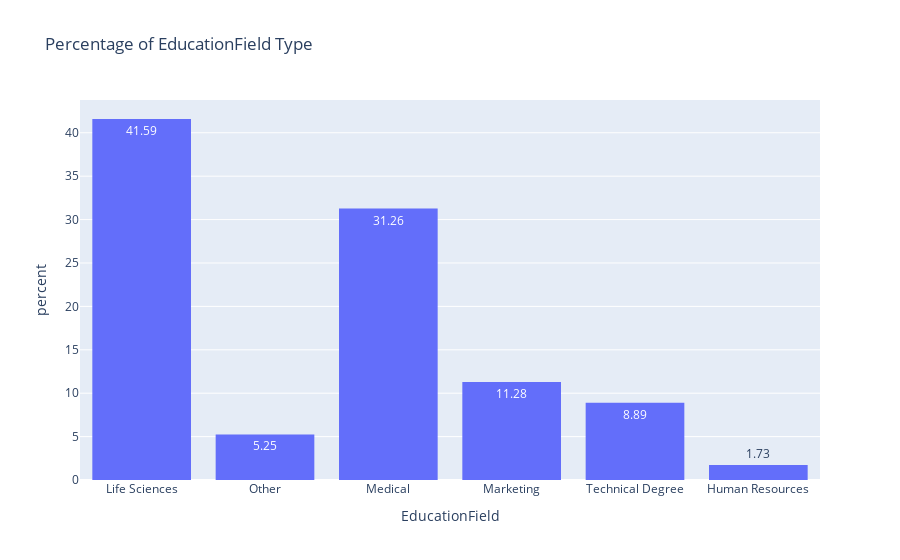

Here is the notebook cell this chart was saved with:
### Code cell
px.histogram(df,x="EducationField",histnorm="percent",text_auto=".2f", title = "Percentage of EducationField Type")

### Figure 1 — Plotly figure (JSON) as saved in the notebook; plotly's stock layout.template omitted (floating-point values rounded to 4 significant figures; data arrays with more than 128 entries replaced by an {"elided": "..."} marker saying what was removed)
{"data": [{"alignmentgroup": "True", "bingroup": "x", "histnorm": "percent", "hovertemplate": "EducationField=%{x}<br>percent=%{y}<extra></extra>", "legendgroup": "", "marker": {"color": "#636efa", "pattern": {"shape": ""}}, "name": "", "offsetgroup": "", "orientation": "v", "showlegend": false, "texttemplate": "%{value:.2f}", "type": "histogram", "x": {"elided": "1676 str values"}, "xaxis": "x", "yaxis": "y"}], "layout": {"barmode": "relative", "legend": {"tracegroupgap": 0}, "title": {"text": "Percentage of EducationField Type"}, "xaxis": {"anchor": "y", "domain": [0, 1], "title": {"text": "EducationField"}}, "yaxis": {"anchor": "x", "domain": [0, 1], "title": {"text": "percent"}}}}
